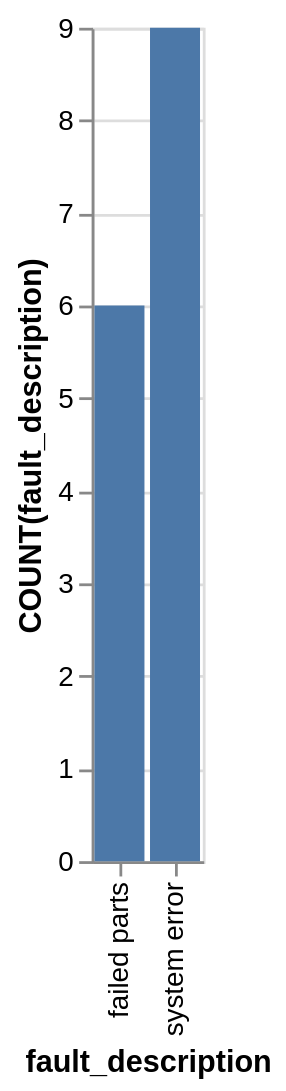

Source (Vega-Lite JSON):
### Vega-Lite specification from a JSON file in a GitHub repository (floating-point values rounded to 4 significant figures)
{"data": {"values": [{"x_data": "failed parts", "y_data": 6}, {"x_data": "system error", "y_data": 9}]}, "mark": "bar", "encoding": {"x": {"field": "x_data", "type": "nominal", "title": "fault_description", "sort": {"op": "sum", "field": "y_data", "order": "ascending"}}, "y": {"field": "y_data", "type": "quantitative", "title": "COUNT(fault_description)"}}}
